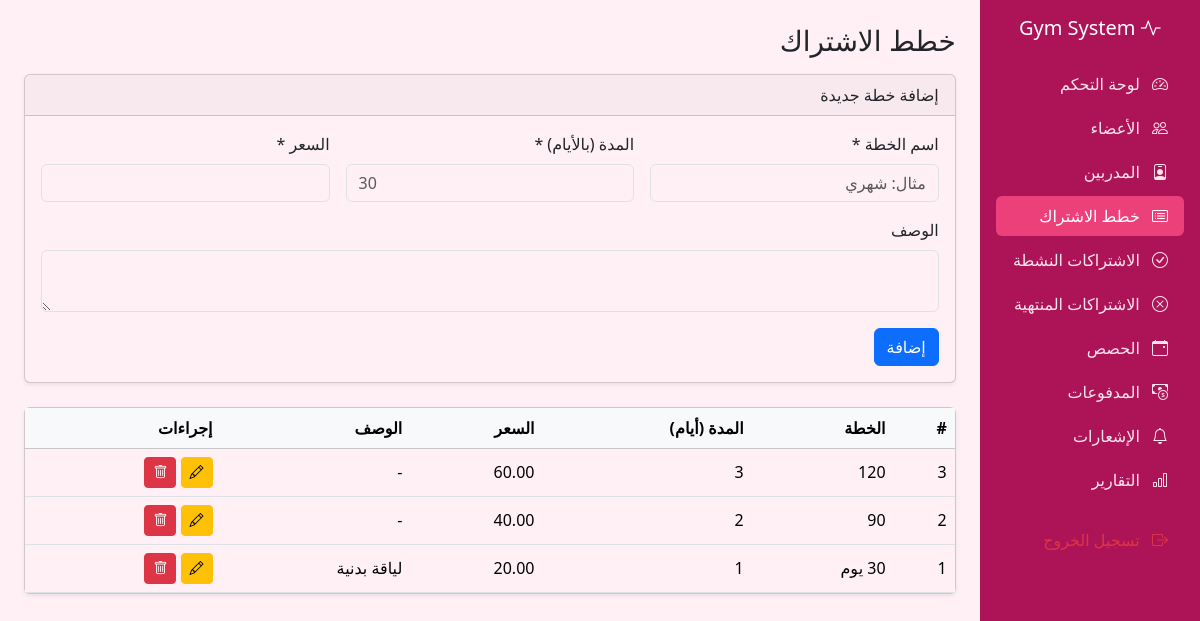
The app's page /membershipplans.php (signed in) with its own data.
### tables this page shows
CREATE TABLE IF NOT EXISTS `membership_plans` (
  `plan_id` int NOT NULL AUTO_INCREMENT,
  `plan_name` varchar(100) NOT NULL,
  `duration_days` int NOT NULL,
  `price` decimal(10,2) NOT NULL,
  `description` text,
  PRIMARY KEY (`plan_id`)
);

### includes/functions.php (called while the page is built)
<?php
function e($text) {
    return htmlspecialchars($text ?? '', ENT_QUOTES, 'UTF-8');
}

### membershipplans.php (the view, shortened to what this page needs)
<?php
require_once 'config/db.php';
require_once 'includes/functions.php';
$editId = (int)($_GET['edit'] ?? 0);
$data = [
    'plan_name'     => '',
    'duration_days' => '',
    'price'         => '',
    'description'   => '',
];
$plans = $pdo->query("SELECT * FROM Membership_plans ORDER BY plan_id DESC")->fetchAll();
include 'includes/header.php';
include 'includes/sidebar.php';
?>
<h3 class="mb-3">خطط الاشتراك</h3>
<div class="card shadow-sm mb-4">
    <div class="card-header">
        <?= $editId ? 'تعديل الخطة' : 'إضافة خطة جديدة' ?>
    </div>
    <div class="card-body">
        <form method="POST" novalidate>
            <div class="row g-3">
                <div class="col-md-4">
                    <label class="form-label">اسم الخطة *</label>
                    <input type="text" name="plan_name" class="form-control"
                           placeholder="مثال: شهري" value="<?= e($data['plan_name']) ?>">
                </div>
                <div class="col-md-4">
                    <label class="form-label">المدة (بالأيام) *</label>
                    <input type="number" min="1" name="duration_days" class="form-control"
                           placeholder="30" value="<?= e($data['duration_days']) ?>">
                </div>
                <div class="col-md-4">
                    <label class="form-label">السعر *</label>
                    <input type="number" step="0.01" min="0" name="price" class="form-control"
                           value="<?= e($data['price']) ?>">
                </div>
                <div class="col-md-12">
                    <label class="form-label">الوصف</label>
                    <textarea name="description" rows="2" class="form-control"><?= e($data['description']) ?></textarea>
                </div>
            </div>
            <button type="submit" class="btn btn-primary mt-3">
                <?= $editId ? 'حفظ التعديلات' : 'إضافة' ?>
            </button>
        </form>
    </div>
</div>
<div class="card shadow-sm">
    <div class="table-responsive">
        <table class="table table-hover align-middle mb-0">
            <thead class="table-light">
                <tr>
                    <th>#</th>
                    <th>الخطة</th>
                    <th>المدة (أيام)</th>
                    <th>السعر</th>
                    <th>الوصف</th>
                    <th>إجراءات</th>
                </tr>
            </thead>
            <tbody>
                <?php foreach ($plans as $p): ?>
                <tr>
                    <td><?= $p['plan_id'] ?></td>
                    <td><?= e($p['plan_name']) ?></td>
                    <td><?= $p['duration_days'] ?></td>
                    <td><?= e($p['price']) ?></td>
                    <td><?= e($p['description'] ?: '-') ?></td>
                    <td>
                        <a href="membershipplans.php?edit=<?= $p['plan_id'] ?>" class="btn btn-sm btn-warning">
                            <i class="bi bi-pencil"></i>
                        </a>
                        <form method="POST" class="d-inline"
                              onsubmit="return confirm('متأكدة من حذف هاي الخطة؟');">
                            <button class="btn btn-sm btn-danger">
                                <i class="bi bi-trash"></i>
                            </button>
                        </form>
                    </td>
                </tr>
                <?php endforeach; ?>
            </tbody>
        </table>
    </div>
</div>
<?php include 'includes/footer.php'; ?>

### assets/css/style.css (style rules this page uses)
body { --bs-body-bg: #fff0f5; background-color: #fff0f5 !important; }

### records on screen
membership_plans: plan_id "3", plan_name "120", duration_days "3", price "60.00", description "-"
membership_plans: plan_id "2", plan_name "90", duration_days "2", price "40.00", description "-"
membership_plans: plan_id "1", plan_name "30 يوم", duration_days "1", price "20.00", description "لياقة بدنية"
